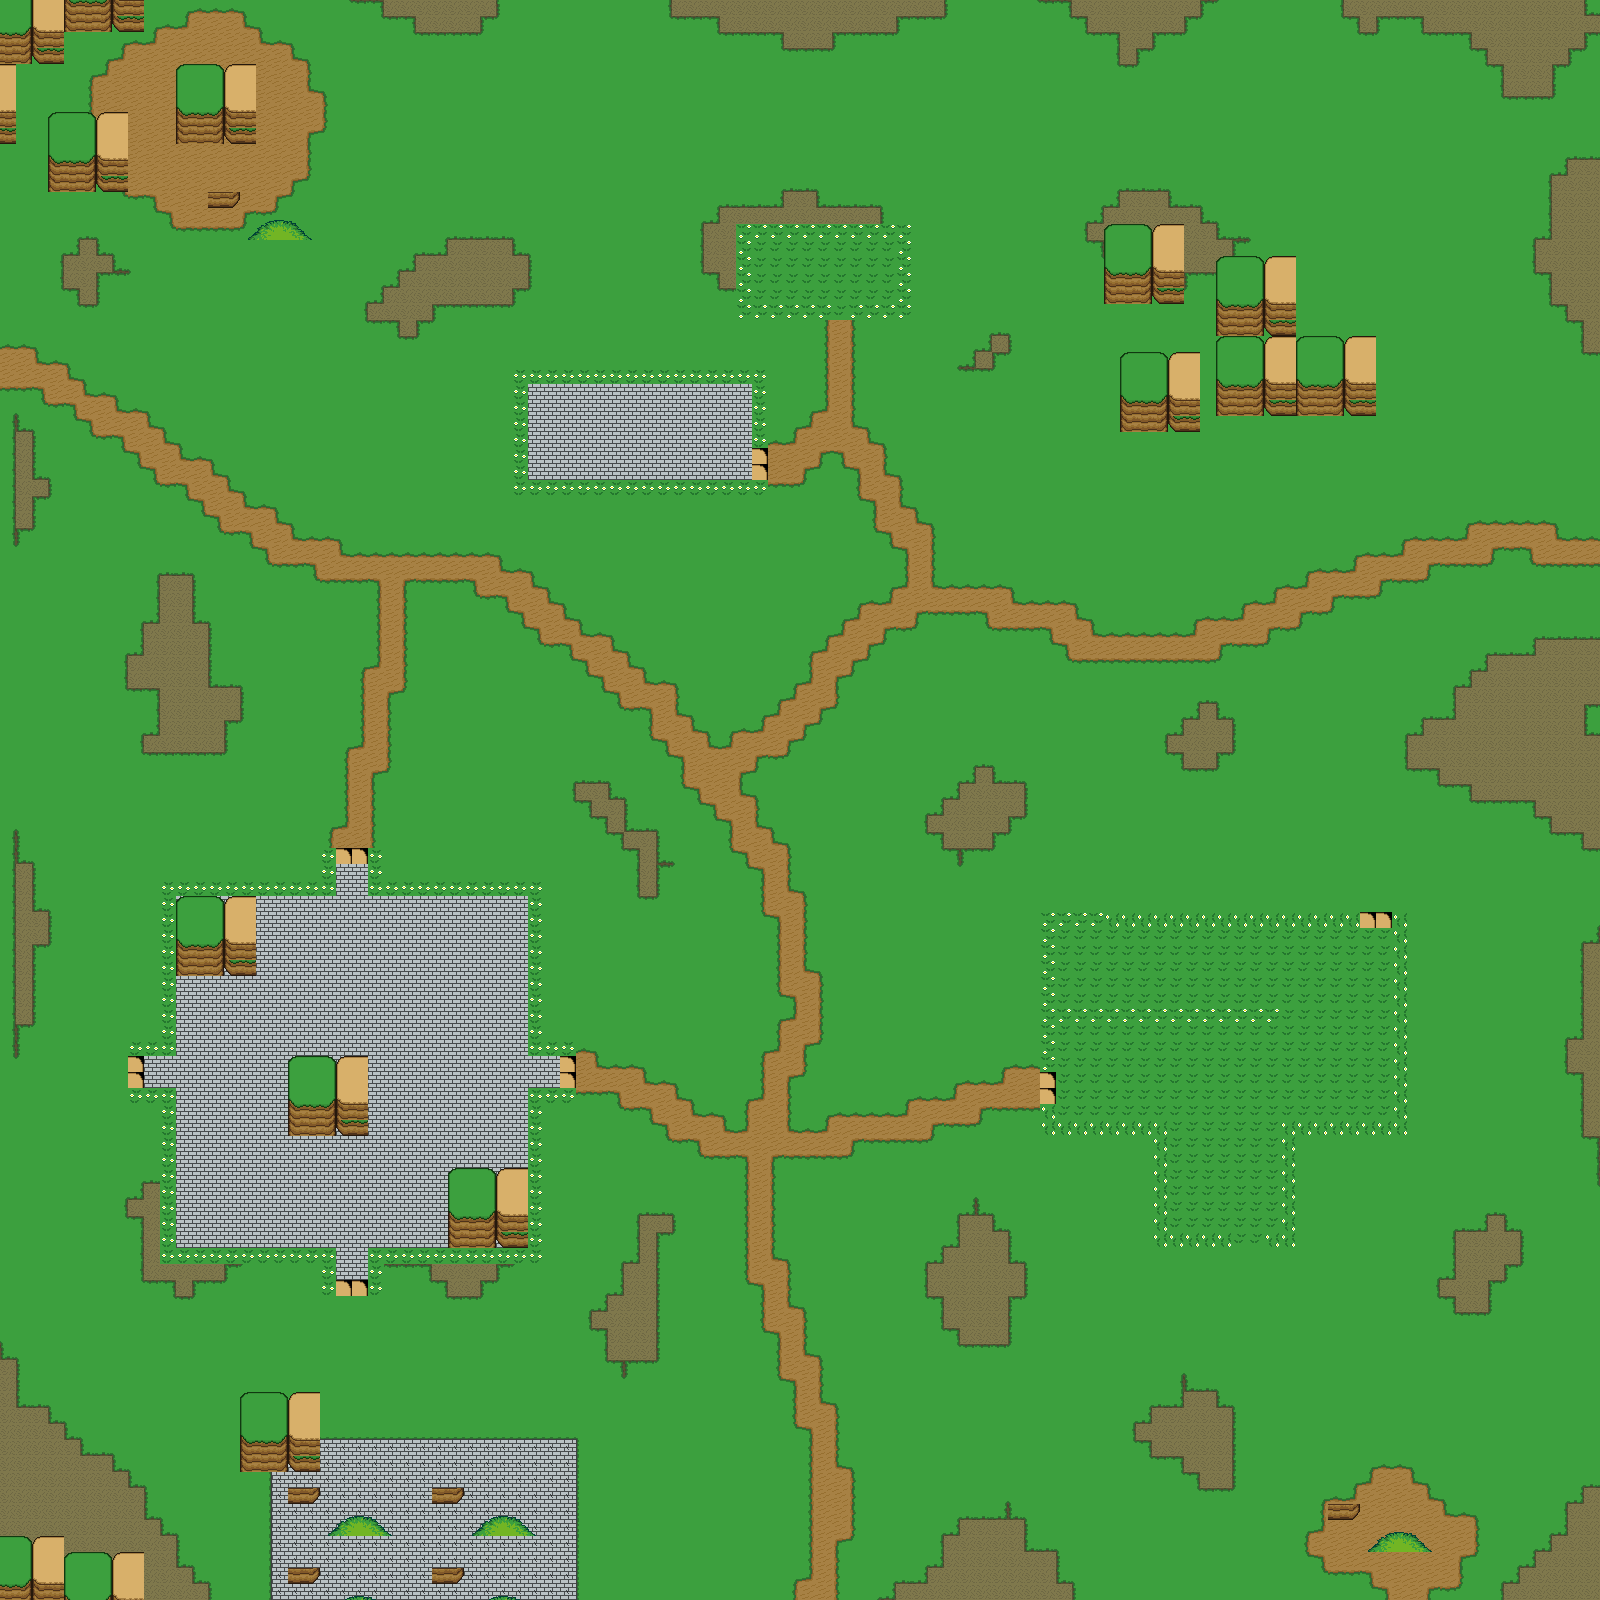

This game map was drawn from its Tiled (.tmx) file and the tilesets committed beside it. A one-line description and the trimmed map source follow:
An orthogonal 100x100 tile map with 16x16 px tiles, 4 tile layers (base, solid, breakable, shadow), 2 tilesets.

<map version="1.0" orientation="orthogonal" renderorder="right-down" width="100" height="100" tilewidth="16" tileheight="16" nextobjectid="1">
 <tileset firstgid="1" name="tileset1" tilewidth="16" tileheight="16" tilecount="256" columns="16">
  <image source="../tileset1.png" width="256" height="256" />
  <terraintypes>
   <terrain name="Dirt" tile="25" />
   <terrain name="Grass" tile="0" />
   <terrain name="HeavyGrass" tile="76" />
   <terrain name="Shadow1" tile="109" />
   <terrain name="Assfalt" tile="38" />
  </terraintypes>
  <tile id="0" terrain="1,1,1,1" />
  <tile id="3" terrain="1,1,1,4" />
  <tile id="4" terrain="1,1,4,4" />
  <tile id="5" terrain="1,1,4,1" />
  <tile id="6" terrain="4,4,4,1" />
  <tile id="7" terrain="4,4,1,4" />
  <tile id="8" terrain="1,1,1,0" />
  <tile id="9" terrain="1,1,0,0" />
  <tile id="10" terrain="1,1,0,1" />
  <tile id="11" terrain="0,0,0,1" />
  <tile id="12" terrain="0,0,1,0" />
  <tile id="19" terrain="1,4,1,4" />
  <tile id="21" terrain="4,1,4,1" />
  <tile id="22" terrain="4,1,4,4" />
  <tile id="23" terrain="1,4,4,4" />
  <tile id="24" terrain="1,0,1,0" />
  <tile id="25" terrain="0,0,0,0" />
  <tile id="26" terrain="0,1,0,1" />
  <tile id="27" terrain="0,1,0,0" />
  <tile id="28" terrain="1,0,0,0" />
  <tile id="35" terrain="1,4,1,1" />
  <tile id="36" terrain="4,4,1,1" />
  <tile id="37" terrain="4,1,1,1" />
  <tile id="38" terrain="4,4,4,4" />
  <tile id="40" terrain="1,0,1,1" />
  <tile id="41" terrain="0,0,1,1" />
  <tile id="42" terrain="0,1,1,1" />
  <tile id="59" terrain="1,1,1,2" />
  <tile id="60" terrain="1,1,2,2" />
  <tile id="61" terrain="1,1,2,1" />
  <tile id="62" terrain="2,2,2,1" />
  <tile id="63" terrain="2,2,1,2" />
  <tile id="75" terrain="1,2,1,2" />
  <tile id="76" terrain="2,2,2,2" />
  <tile id="77" terrain="2,1,2,1" />
  <tile id="78" terrain="2,1,2,2" />
  <tile id="79" terrain="1,2,2,2" />
  <tile id="91" terrain="1,2,1,1" />
  <tile id="92" terrain="2,2,1,1" />
  <tile id="93" terrain="2,1,1,1" />
  <tile id="109" terrain=",,3," />
  <tile id="125" terrain="3,,3," />
  <tile id="126" terrain="3,,," />
  <tile id="127" terrain=",,,3" />
  <tile id="141" terrain="3,,3,3" />
  <tile id="142" terrain=",,3,3" />
  <tile id="143" terrain=",,3," />
 </tileset>
 <tileset firstgid="257" name="tileset2" tilewidth="16" tileheight="16" tilecount="256" columns="16">
  <image source="../tileset2.png" width="256" height="256" />
 </tileset>
 <layer name="base" width="100" height="100">
  <data>[10000 cells, 10000 non-empty, 37 distinct tile ids]</data>
 </layer>
 <layer name="solid" width="100" height="100">
  <data>[10000 cells, 591 non-empty, 47 distinct tile ids]</data>
 </layer>
 <layer name="breakable" width="100" height="100">
  <data>[10000 cells, 121 non-empty, 1 distinct tile ids]</data>
 </layer>
 <layer name="shadow" width="100" height="100">
  <data>[10000 cells, 443 non-empty, 6 distinct tile ids]</data>
 </layer>
</map>